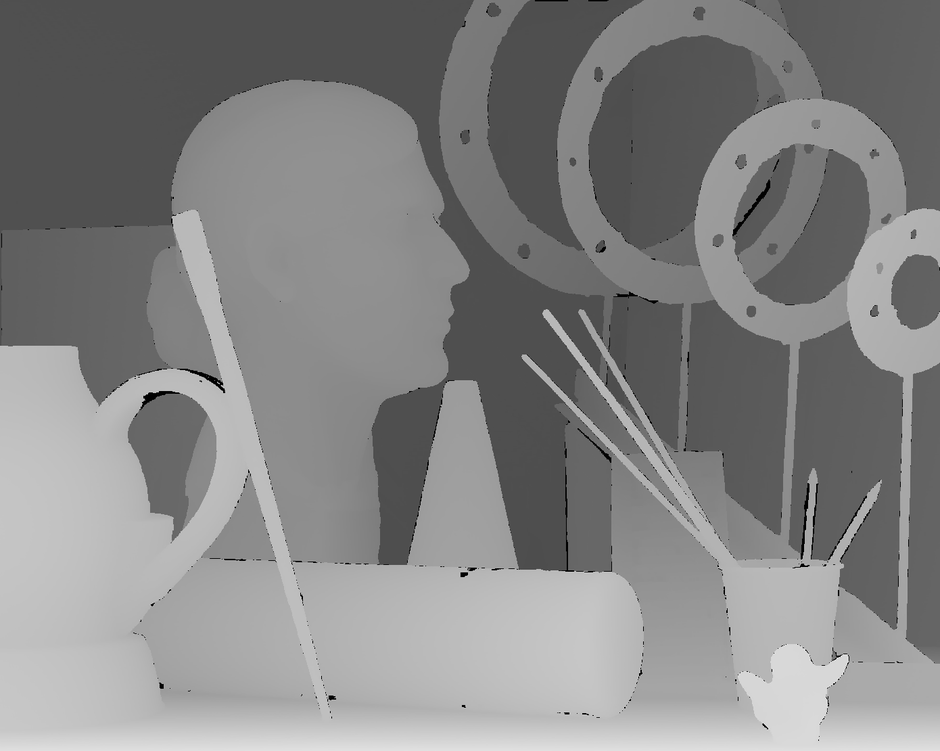
#> input picture depthimg/PSNR_Python/gt/Art/disp1.png, 940 x 751 px, shrunk from 1390 x 1110 before the run
$ python psnr_cal.py
#> lines starting #> are read from the running program, lines starting #| are printed output that depends on the picture; after the words box and inside, x2 and y2 are one past the last pixel; in counts of white or black regions, pixels touching at a corner belong together
from PIL import Image
import numpy
import math

def psnr(img1, img2):
    mse = numpy.mean( ((img1 - img2)) ** 2 )
    if mse == 0:
        return 'INF'
    PIXEL_MAX = 255.0
    return 20 * math.log10(PIXEL_MAX / math.sqrt(mse))

def test():
    test_imgs = ["Art", "Dolls", "Reindeer"]

    for index in range(3):
        gt_names = "./gt/"+test_imgs[index]+"/disp1.png";
        gt_img = numpy.array(Image.open(gt_names),dtype=float);


        pred_names =  "./pred/"+test_imgs[index]+"/disp2.png";
        pred_img = numpy.array(Image.open(pred_names),dtype=float);
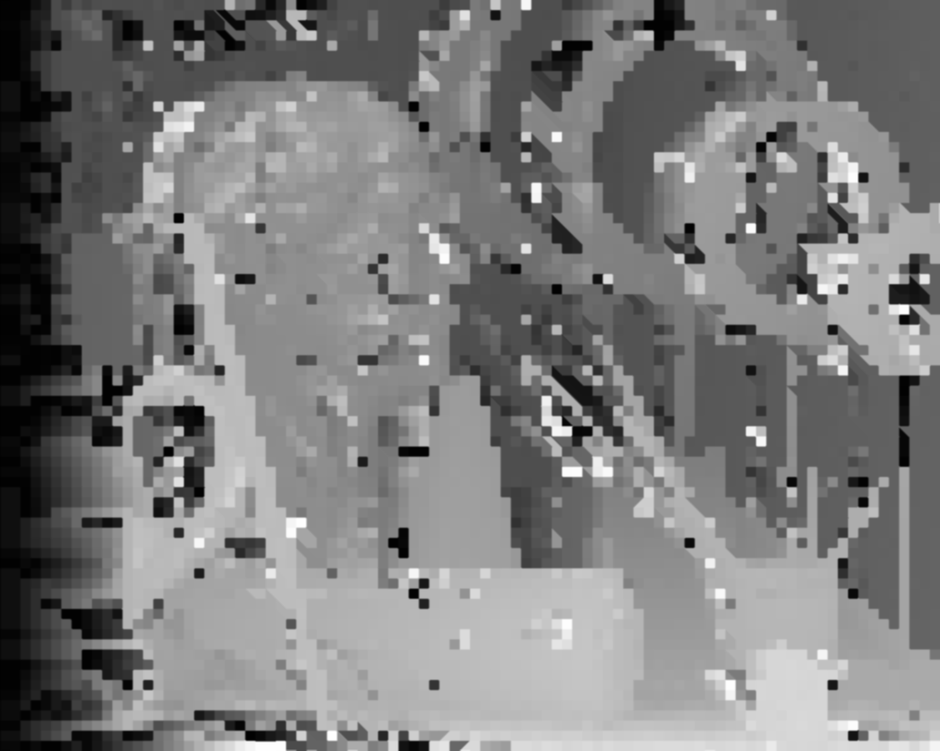
#> input picture depthimg/PSNR_Python/pred/Art/disp2.png, 940 x 751 px, shrunk from 1390 x 1110 before the run

# When calculate the PSNR:
# 1.) The pixels in ground-truth disparity map with '0' value will be neglected.
# 2.) The left part region (1-250 columns) of view1 is not included as there is no
#   corresponding pixels in the view5.
        [h,l] = gt_img.shape
#> h = 751; l = 940
        gt_img = gt_img[:, 250:l]
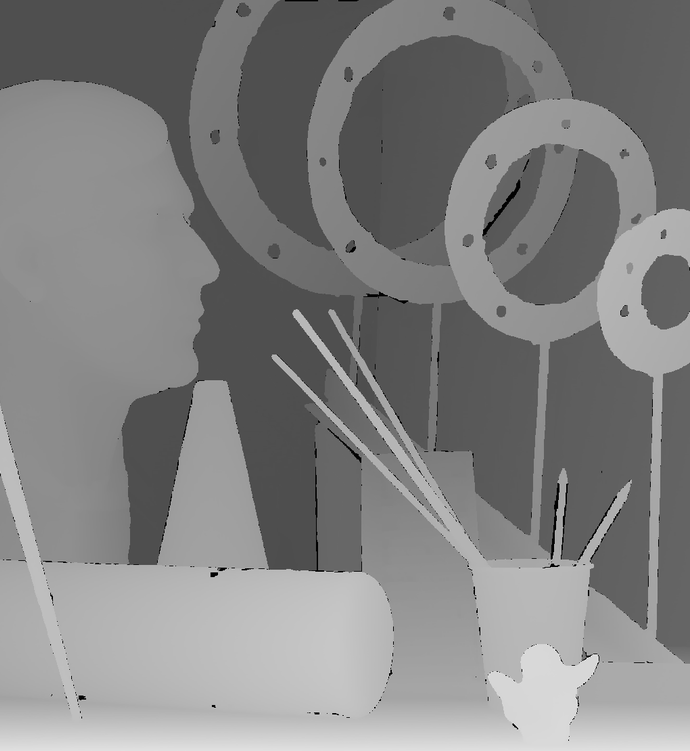
#> gt_img: shape (751, 690) float64; min 0, max 254, mean 129.9
        pred_img = pred_img[:, 250:l]
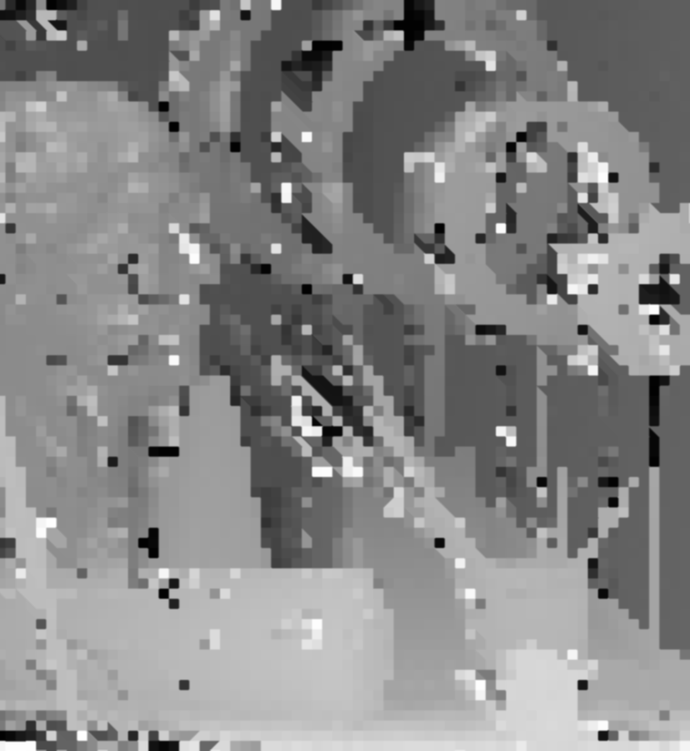
#> pred_img: shape (751, 690) float64; min 1, max 255, mean 134.4
        pred_img[gt_img==0]= 0
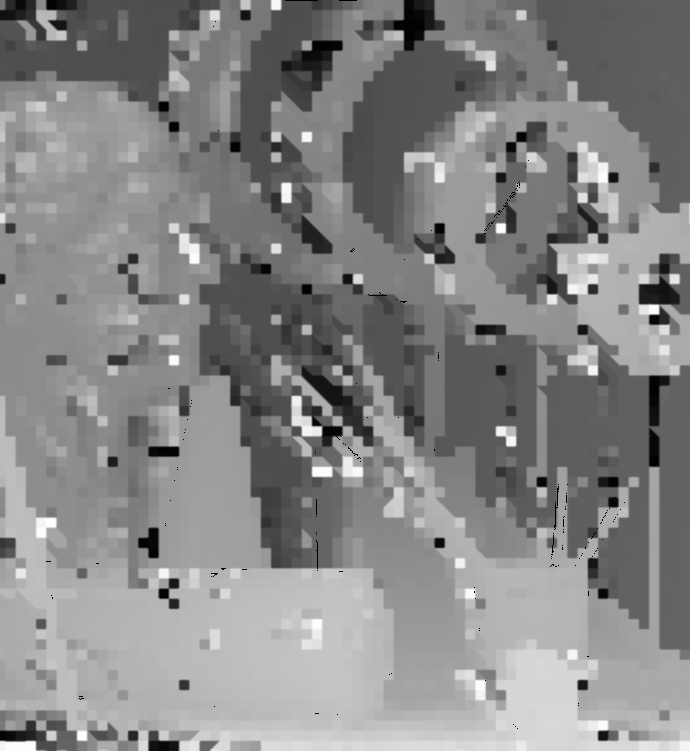
#> pred_img: shape (751, 690) float64; 0.1% of pixels changed, all inside (x1, y1, x2, y2) = (46, 0, 625, 729)

        peaksnr = psnr(pred_img,gt_img)
#> in psnr, `mse = numpy.mean( ((img1 - img2)) ** 2 )`: mse = 1115.4
#> peaksnr = 17.66
        print('The Peak-SNR value is {:0.4f}.\n'.format(peaksnr))
#| The Peak-SNR value is 17.6564.


if __name__== '__main__':
    test()
